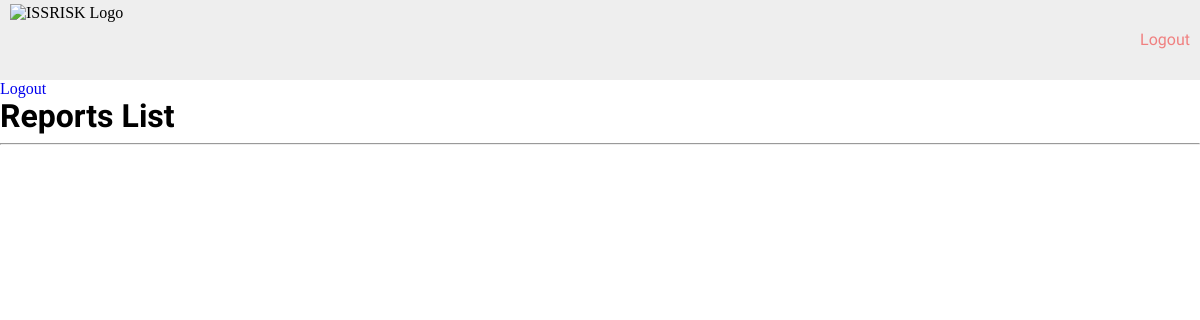
/reports/ (signed in), run on an earlier commit of the app's database.
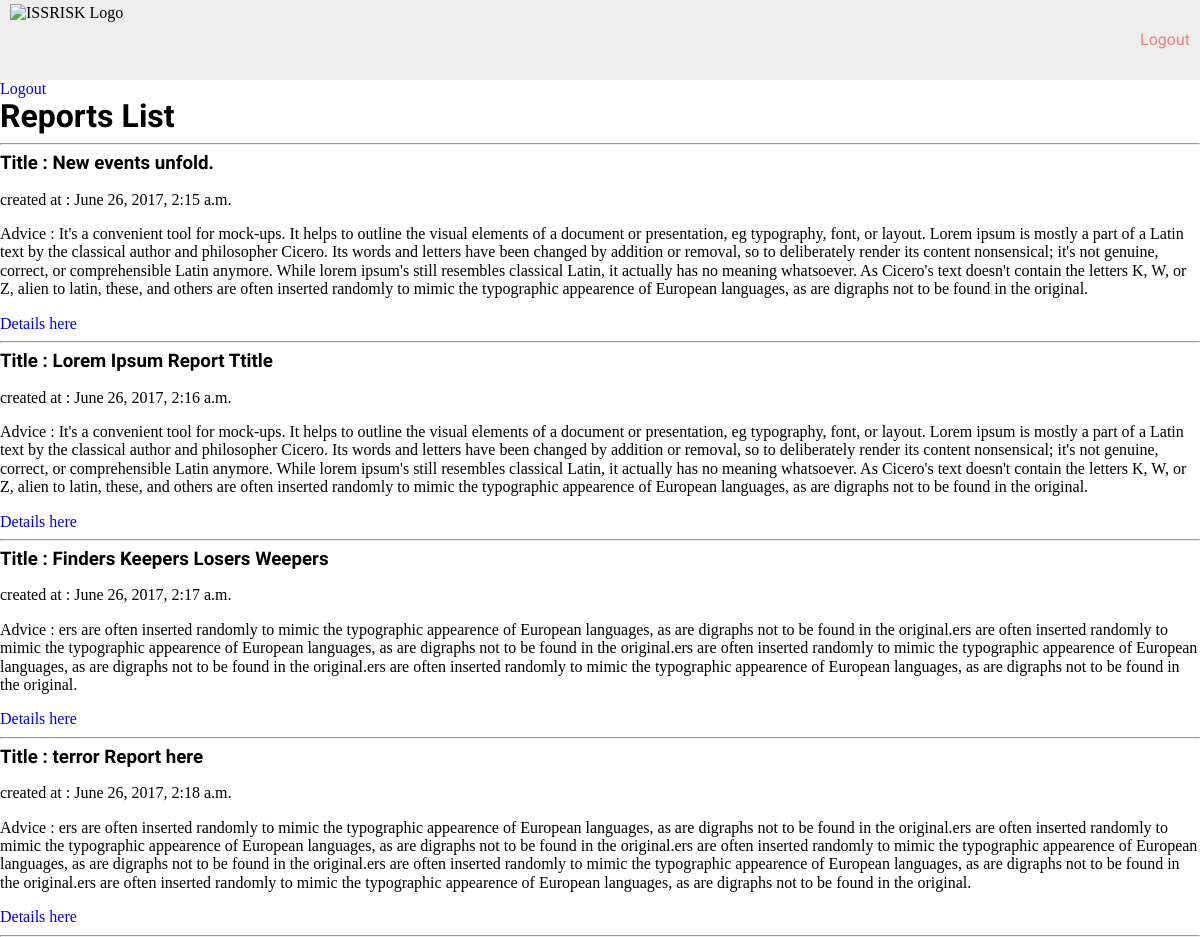
And on a later commit of the database.
### reports/models.py (models this page shows, shortened)
class Report(models.Model):
	location = models.ForeignKey(Country, on_delete=models.CASCADE)
	created_at = models.DateTimeField(auto_now_add=True)
	updated_at = models.DateTimeField(auto_now=True)
	title = models.CharField(max_length=500, blank=False, null=False)
	summary = models.TextField()
	assessment = models.TextField()
	impact_tc = models.CharField(max_length=500, blank=False, null=False)
	advice = models.TextField()
	event_bg_title = models.CharField(max_length=300, blank=False, null=False)
	event_bg_text = models.TextField()
	latitude = models.DecimalField(max_digits=10, decimal_places=4)
	longitude = models.DecimalField(max_digits=10, decimal_places=4)
	impact_radius = models.IntegerField()
	report_type = models.CharField(max_length=25, blank=False, null=False)

### reports/views.py (the view)
# urls.py: url(r'^reports/$', ReportListView.as_view(), name='report_list'),
class ReportListView(LoginRequiredMixin, ListView):
	model = Report
	context_object_name = 'report_list'
	template_name = 'reports/report_list.html'

### reports/templates/reports/report_list.html (shortened to what this page needs)
{% extends "base.html" %}
{% block content %}
	<a href="/logout">Logout</a><br>
	<h1>Reports List</h1>
	<hr>
	{% for report in report_list %}
		<h3>Title : {{ report.title }}</h3>
		<p>created at : {{ report.created_at }}</p>
		<p>Advice : {{ report.advice }}</p>
		<a href="{% url 'report_detail' pk=report.id %}">Details here</a>
		<hr>
	{% endfor %}
{% endblock %}

### riskproject/templates/base.html (shortened to what this page needs)
{% load static %}
<!doctype html>
<html class="no-js" lang="en">
    <head>
        <link rel="stylesheet" href="{% static 'css/normalize.css' %}">
        <link rel="stylesheet" href="{% static 'css/risk.css' %}">
    </head>
    <body>
		<header class="site-header">
			<div class="logo-container">
				<img src="{% static 'img/logo.svg' %}" alt="ISSRISK Logo">
			</div>
			<div class="logout-btn">
				<a href="/logout/">Logout</a>
			</div>
		</header>
        {% block content %}{% endblock %}
    </body>
</html>

### riskproject/static/css/risk.css (style rules this page uses)
html { -webkit-box-sizing: border-box; -moz-box-sizing: border-box; box-sizing: border-box; }
*, *:before, *:after { -webkit-box-sizing: inherit; -moz-box-sizing: inherit; box-sizing: inherit; }
html, body { height: 100%; width: 100%; }
a, a:hover, a:visited, a:link { text-decoration: none; }
h1, h2, h3, h4, h5, h6 { padding: 0; margin: 0; font-family: 'Source Sans Pro', sans-serif; }
.site-header { height: 10%; background-color: #eee; display: flex; justify-content: space-between; align-items: center; }
.site-header .logo-container { height: 90%; width: 30%; margin: 0 10px 0 10px; align-self: center; }
.site-header .logo-container img { height: 8vh; width: 14vw; }
.site-header .logout-btn a { margin: 0 10px 0 10px; width: 10%; color: lightcoral; text-align: center; font-family: 'Source Sans Pro', sans-serif; }

What changed in the data, as far as the page shows it:
added Report: title "New events unfold.", created_at "June 26, 2017, 2:15 a.m.", advice "It's a convenient tool for mock-ups. It helps to outline the visual elements of a document or presentation, eg typography, font, or layout. Lorem ipsum is mostly a part of a Latin text by the classical author and philosopher Cicero. Its words and letters have been changed by addition or removal, so to deliberately render its content nonsensical; it's not genuine, correct, or comprehensible Latin anymore. While lorem ipsum's still resembles classical Latin, it actually has no meaning whatsoever. As Cicero's text doesn't contain the letters K, W, or Z, alien to latin, these, and others are often inserted randomly to mimic the typographic appearence of European languages, as are digraphs not…"
added Report: title "Lorem Ipsum Report Ttitle", created_at "June 26, 2017, 2:16 a.m.", advice "It's a convenient tool for mock-ups. It helps to outline the visual elements of a document or presentation, eg typography, font, or layout. Lorem ipsum is mostly a part of a Latin text by the classical author and philosopher Cicero. Its words and letters have been changed by addition or removal, so to deliberately render its content nonsensical; it's not genuine, correct, or comprehensible Latin anymore. While lorem ipsum's still resembles classical Latin, it actually has no meaning whatsoever. As Cicero's text doesn't contain the letters K, W, or Z, alien to latin, these, and others are often inserted randomly to mimic the typographic appearence of European languages, as are digraphs not…"
added Report: title "Finders Keepers Losers Weepers", created_at "June 26, 2017, 2:17 a.m.", advice "ers are often inserted randomly to mimic the typographic appearence of European languages, as are digraphs not to be found in the original.ers are often inserted randomly to mimic the typographic appearence of European languages, as are digraphs not to be found in the original.ers are often inserted randomly to mimic the typographic appearence of European languages, as are digraphs not to be found in the original.ers are often inserted randomly to mimic the typographic appearence of European languages, as are digraphs not to be found in the original."
added Report: title "terror Report here", created_at "June 26, 2017, 2:18 a.m.", advice "ers are often inserted randomly to mimic the typographic appearence of European languages, as are digraphs not to be found in the original.ers are often inserted randomly to mimic the typographic appearence of European languages, as are digraphs not to be found in the original.ers are often inserted randomly to mimic the typographic appearence of European languages, as are digraphs not to be found in the original.ers are often inserted randomly to mimic the typographic appearence of European languages, as are digraphs not to be found in the original.ers are often inserted randomly to mimic the typographic appearence of European languages, as are digraphs not to be found in the original."
